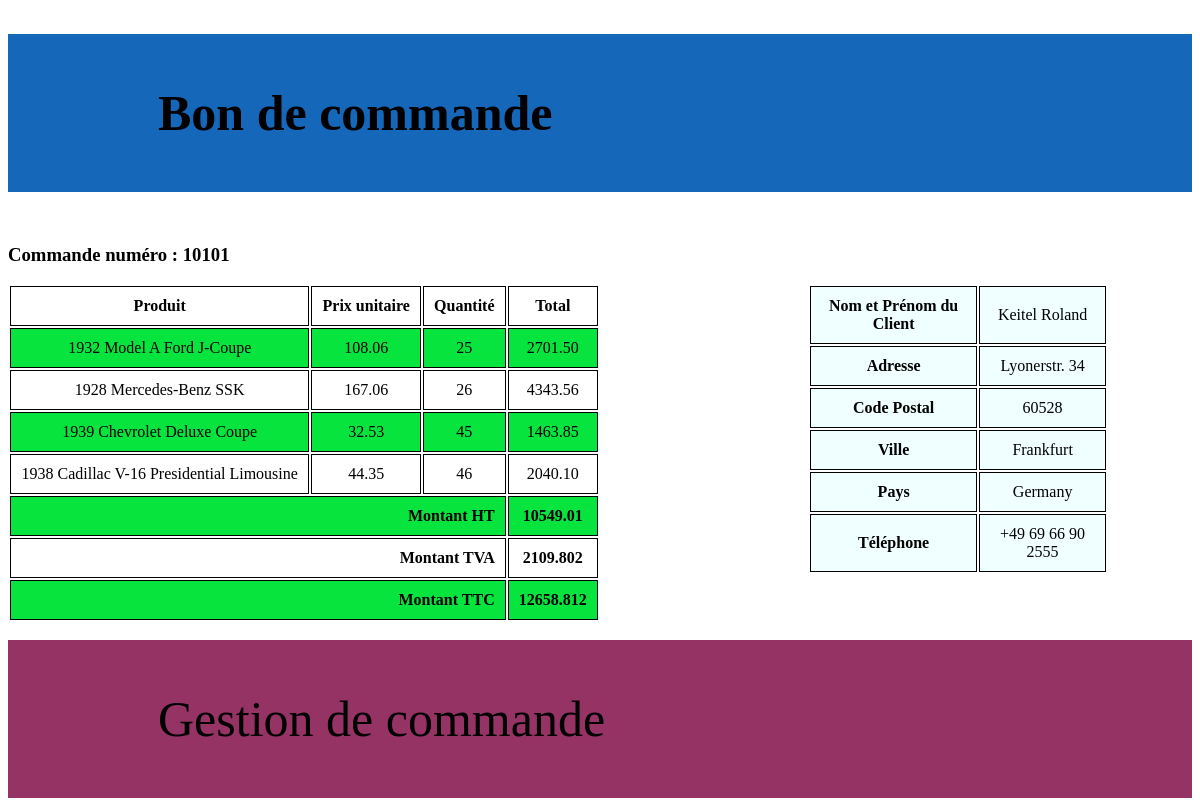
Page /Commande/detail_cmde.php?numcde=10101 on the committed database.
### tables this page shows
CREATE TABLE IF NOT EXISTS `orderdetails` (
  `orderNumber` int(11) NOT NULL,
  `productCode` varchar(15) NOT NULL,
  `quantityOrdered` int(11) NOT NULL,
  `priceEach` double NOT NULL,
  `orderLineNumber` smallint(6) NOT NULL,
  PRIMARY KEY (`orderNumber`,`productCode`),
  KEY `productCode` (`productCode`)
);

CREATE TABLE IF NOT EXISTS `products` (
  `productCode` varchar(15) NOT NULL,
  `productName` varchar(70) NOT NULL,
  `productLine` varchar(50) NOT NULL,
  `productScale` varchar(10) NOT NULL,
  `productVendor` varchar(50) NOT NULL,
  `productDescription` text NOT NULL,
  `quantityInStock` smallint(6) NOT NULL,
  `buyPrice` double NOT NULL,
  `MSRP` double NOT NULL,
  PRIMARY KEY (`productCode`),
  KEY `productLine` (`productLine`)
);

CREATE TABLE IF NOT EXISTS `orders` (
  `orderNumber` int(11) NOT NULL,
  `orderDate` date NOT NULL,
  `requiredDate` date NOT NULL,
  `shippedDate` date DEFAULT NULL,
  `status` varchar(15) NOT NULL,
  `comments` text,
  `customerNumber` int(11) NOT NULL,
  PRIMARY KEY (`orderNumber`),
  KEY `customerNumber` (`customerNumber`)
);

CREATE TABLE IF NOT EXISTS `customers` (
  `customerNumber` int(11) NOT NULL,
  `customerName` varchar(50) NOT NULL,
  `contactLastName` varchar(50) NOT NULL,
  `contactFirstName` varchar(50) NOT NULL,
  `phone` varchar(50) NOT NULL,
  `addressLine1` varchar(50) NOT NULL,
  `addressLine2` varchar(50) DEFAULT NULL,
  `city` varchar(50) NOT NULL,
  `state` varchar(50) DEFAULT NULL,
  `postalCode` varchar(15) DEFAULT NULL,
  `country` varchar(50) NOT NULL,
  `salesRepEmployeeNumber` int(11) DEFAULT NULL,
  `creditLimit` double DEFAULT NULL,
  PRIMARY KEY (`customerNumber`),
  KEY `salesRepEmployeeNumber` (`salesRepEmployeeNumber`)
);

### Commande/detail_cmde.php (called while the page is built)
<?php
$cdeCliquee = $_GET['numcde'];
require('modele/fonctions.php');
$detailCde = detailCommande($cdeCliquee);
$detailClient = Client($cdeCliquee);
include('utilities/header.phtml');
include('template/detail_cmde.phtml');
include('utilities/footer.phtml');
?>

### Commande/modele/fonctions.php (called while the page is built, shortened)
<?php
	function connect ()
	{
		$pdo = new PDO
				(
				 'mysql:host=localhost;dbname=model',
				 'root',
				 '',
				 [
				 	PDO::ATTR_ERRMODE => PDO::ERRMODE_EXCEPTION,
				  	PDO::ATTR_DEFAULT_FETCH_MODE => PDO::FETCH_ASSOC
				  ]
				);
	$pdo->exec("SET NAMES UTF8");
	return $pdo;
	}
	function detailCommande($idcmde){
        $bd = connect();
        $query = $bd -> prepare("
		SELECT *, round(quantityOrdered*priceEach, 2) AS total
		FROM orderdetails
		INNER JOIN orders ON orders.orderNumber=orderdetails.orderNumber
		INNER JOIN products ON products.productCode=orderdetails.productCode
		WHERE orders.orderNumber = ?
		");
        $query -> execute([$idcmde]);
        $list = $query -> fetchAll();
        return $list;
	}
	function Client($idcmde){
		$bd = connect();
		$query = $bd -> prepare("
		SELECT *
		FROM customers
		INNER JOIN orders ON orders.customerNumber=customers.customerNumber
		WHERE orders.orderNumber= :numcde ");
		$query -> bindValue(':numcde', $idcmde);
		$query -> execute();
        $list = $query -> fetchAll();
        return $list;
	}

### Commande/template/detail_cmde.phtml (the view)
<main>
    <h3>Commande numéro : <?= $cdeCliquee; ?></h3>
    <table>
        <tr>
            <th>Produit</th><th>Prix unitaire</th><th>Quantité</th><th>Total</th>
        </tr>
        <?php
            $total = 0;
            foreach ($detailCde as $key => $value):
            $total+=$value['total'];
        ?>
        <tr>
            <td><?= $value['productName']; ?></td>
            <td><?= $value['priceEach']; ?></td>
            <td><?= $value['quantityOrdered']; ?></td>
            <td><?= $value['total']; ?></td>
        </tr>
        <?php endforeach; ?>
        <tr>
            <th colspan="3" class="montant">Montant HT</th>
            <th><?=$total;?></th>
        </tr>
        <tr>
            <th colspan="3" class="montant">Montant TVA</th>
            <th><?=$total*0.2;?></th>
        </tr>
        <tr>
            <th colspan="3" class="montant">Montant TTC</th>
            <th><?=$total+$total*0.2?></th>
        </tr>
    </table>
    <article>
        <table id="client_tb">
            <?php
                foreach($detailClient as $key => $value):
            ?>
            <tr>
                <th>Nom et Prénom du Client</th>
                <td><?= $value['contactLastName']. ' ' .$value['contactFirstName'];?></td>
            </tr>
            <tr>
                <th>Adresse</th>
                <td><?= $value['addressLine1'];?></td>
            </tr>
            <tr>
                <th>Code Postal</th>
                <td><?= $value['postalCode'];?></td>
            </tr>
            <tr>
                <th>Ville</th>
                <td><?= $value['city'];?></td>
            </tr>
            <tr>
                <th>Pays</th>
                <td><?= $value['country'];?></td>
            </tr>
            <tr>
                <th>Téléphone</th>
                <td><?= $value['phone'];?></td>
            </tr>
            <?php endforeach ?>
        </table>
    </article>
    <br>
</main>

### Commande/css/style.css (style rules this page uses)
th, td { padding: 10px; border: solid 1px; }
tr:nth-child(even) { background-color: #07e43e; }
main { display: inline-grid; width: 100%; }
table { text-align: center; position: relative; width: 50%; }
article { position: fixed; margin-left: 800px; margin-top: 59px; width: 50%; }
.montant { text-align: right; }
#client_tb tr { background-color: azure; }

### rows in the picture
orderdetails: productCode.productName "1932 Model A Ford J-Coupe", priceEach "108.06", quantityOrdered "25", total "2701.50"
orderdetails: productCode.productName "1928 Mercedes-Benz SSK", priceEach "167.06", quantityOrdered "26", total "4343.56"
orderdetails: productCode.productName "1939 Chevrolet Deluxe Coupe", priceEach "32.53", quantityOrdered "45", total "1463.85"
orderdetails: productCode.productName "1938 Cadillac V-16 Presidential Limousine", priceEach "44.35", quantityOrdered "46", total "2040.10"
orders: customerNumber.contactLastName "Keitel", customerNumber.contactFirstName "Roland", customerNumber.addressLine1 "Lyonerstr. 34", customerNumber.postalCode "60528", customerNumber.city "Frankfurt", customerNumber.country "Germany", customerNumber.phone "+49 69 66 90 2555"

### other values in the picture
$cdeCliquee "10101"
$total "10549.01"
$total*0.2 "2109.802"
$total+$total*0.2 "12658.812"
